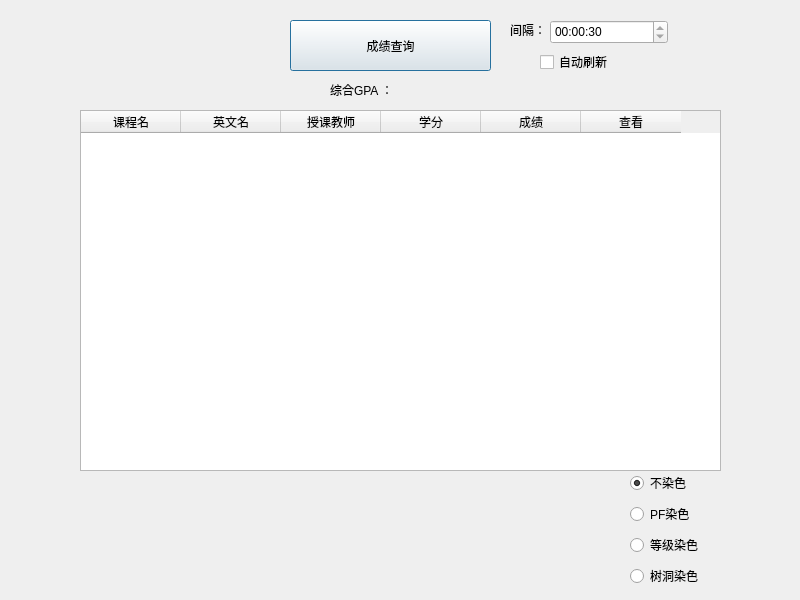
<?xml version="1.0" encoding="UTF-8"?>
<ui version="4.0">
 <class>GradeQueryPage</class>
 <widget class="QDialog" name="GradeQueryPage">
  <property name="geometry">
   <rect>
    <x>0</x>
    <y>0</y>
    <width>800</width>
    <height>600</height>
   </rect>
  </property>
  <property name="windowTitle">
   <string>成绩查询</string>
  </property>
  <property name="windowIcon">
   <iconset resource="../res.qrc">
    <normaloff>:/favicon.png</normaloff>:/favicon.png</iconset>
  </property>
  <widget class="QPushButton" name="QueryGradeButton">
   <property name="geometry">
    <rect>
     <x>290</x>
     <y>20</y>
     <width>201</width>
     <height>51</height>
    </rect>
   </property>
   <property name="text">
    <string>成绩查询</string>
   </property>
  </widget>
  <widget class="QLabel" name="AverageGpa">
   <property name="geometry">
    <rect>
     <x>330</x>
     <y>80</y>
     <width>151</width>
     <height>20</height>
    </rect>
   </property>
   <property name="text">
    <string>综合GPA ：</string>
   </property>
  </widget>
  <widget class="QTableWidget" name="GradeTable">
   <property name="geometry">
    <rect>
     <x>80</x>
     <y>110</y>
     <width>641</width>
     <height>361</height>
    </rect>
   </property>
   <property name="sizePolicy">
    <sizepolicy hsizetype="Expanding" vsizetype="Expanding">
     <horstretch>0</horstretch>
     <verstretch>0</verstretch>
    </sizepolicy>
   </property>
   <property name="editTriggers">
    <set>QAbstractItemView::NoEditTriggers</set>
   </property>
   <property name="selectionMode">
    <enum>QAbstractItemView::NoSelection</enum>
   </property>
   <column>
    <property name="text">
     <string>课程名</string>
    </property>
   </column>
   <column>
    <property name="text">
     <string>英文名</string>
    </property>
   </column>
   <column>
    <property name="text">
     <string>授课教师</string>
    </property>
   </column>
   <column>
    <property name="text">
     <string>学分</string>
    </property>
   </column>
   <column>
    <property name="text">
     <string>成绩</string>
    </property>
   </column>
   <column>
    <property name="text">
     <string>查看</string>
    </property>
   </column>
  </widget>
  <widget class="QCheckBox" name="checkBox">
   <property name="geometry">
    <rect>
     <x>540</x>
     <y>50</y>
     <width>95</width>
     <height>24</height>
    </rect>
   </property>
   <property name="text">
    <string>自动刷新</string>
   </property>
  </widget>
  <widget class="QTimeEdit" name="timeEdit">
   <property name="geometry">
    <rect>
     <x>550</x>
     <y>20</y>
     <width>118</width>
     <height>24</height>
    </rect>
   </property>
   <property name="maximumTime">
    <time>
     <hour>1</hour>
     <minute>0</minute>
     <second>0</second>
    </time>
   </property>
   <property name="minimumTime">
    <time>
     <hour>0</hour>
     <minute>0</minute>
     <second>30</second>
    </time>
   </property>
  </widget>
  <widget class="QLabel" name="label">
   <property name="geometry">
    <rect>
     <x>510</x>
     <y>20</y>
     <width>41</width>
     <height>20</height>
    </rect>
   </property>
   <property name="text">
    <string>间隔：</string>
   </property>
  </widget>
  <widget class="QWidget" name="">
   <property name="geometry">
    <rect>
     <x>630</x>
     <y>470</y>
     <width>86</width>
     <height>119</height>
    </rect>
   </property>
   <layout class="QVBoxLayout" name="verticalLayout">
    <item>
     <widget class="QRadioButton" name="noColorBtn">
      <property name="text">
       <string>不染色</string>
      </property>
      <property name="checked">
       <bool>true</bool>
      </property>
     </widget>
    </item>
    <item>
     <widget class="QRadioButton" name="pfColorBtn">
      <property name="text">
       <string>PF染色</string>
      </property>
     </widget>
    </item>
    <item>
     <widget class="QRadioButton" name="lvlColorBtn">
      <property name="text">
       <string>等级染色</string>
      </property>
     </widget>
    </item>
    <item>
     <widget class="QRadioButton" name="thColorBtn">
      <property name="text">
       <string>树洞染色</string>
      </property>
     </widget>
    </item>
   </layout>
  </widget>
 </widget>
 <resources>
  <include location="../res.qrc"/>
 </resources>
 <connections/>
 <slots>
  <slot>makeColor()</slot>
 </slots>
</ui>
